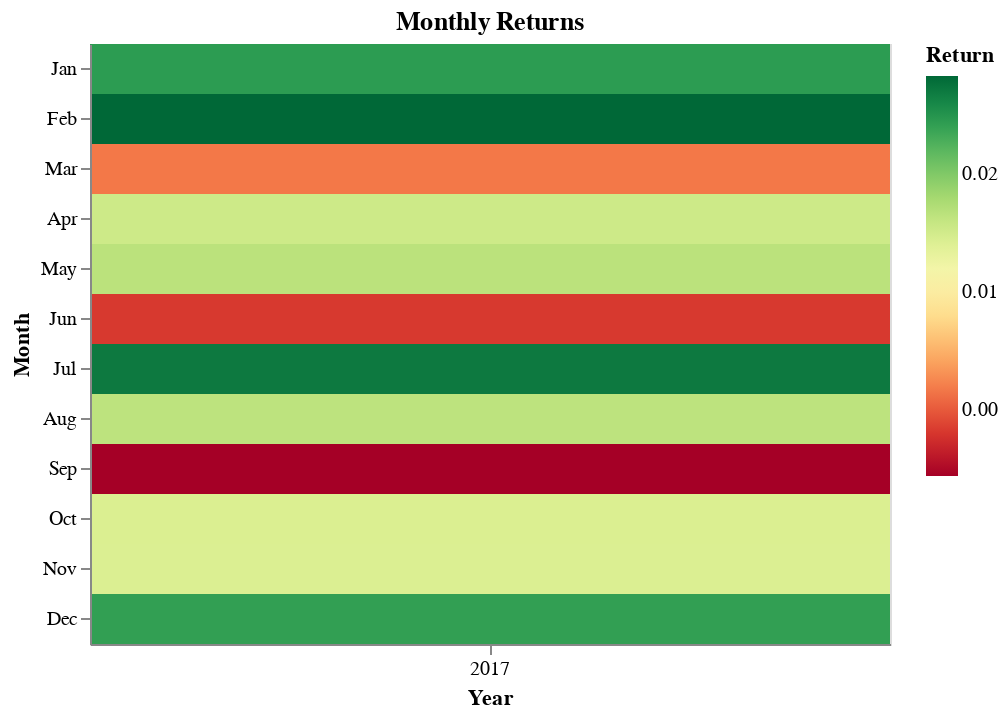

The code cell stored with this chart in its notebook:
### Code cell
monthly_returns_heatmap(bt.balance)

### Figure 1 — Vega-Lite specification as saved in the notebook (floating-point values rounded to 4 significant figures)
{"$schema": "https://vega.github.io/schema/vega-lite/v3.4.0.json", "config": {"mark": {"tooltip": null}, "view": {"height": 300, "width": 400}}, "data": {"name": "data-ad4216729b587766c9704ea989c85da6"}, "datasets": {"data-ad4216729b587766c9704ea989c85da6": [{"date": "2017-01-31T00:00:00", "total capital": 0.02443}, {"date": "2017-02-28T00:00:00", "total capital": 0.02834}, {"date": "2017-03-31T00:00:00", "total capital": 0.001734}, {"date": "2017-04-30T00:00:00", "total capital": 0.01543}, {"date": "2017-05-31T00:00:00", "total capital": 0.01663}, {"date": "2017-06-30T00:00:00", "total capital": -0.001798}, {"date": "2017-07-31T00:00:00", "total capital": 0.02708}, {"date": "2017-08-31T00:00:00", "total capital": 0.01647}, {"date": "2017-09-30T00:00:00", "total capital": -0.005587}, {"date": "2017-10-31T00:00:00", "total capital": 0.01441}, {"date": "2017-11-30T00:00:00", "total capital": 0.01434}, {"date": "2017-12-31T00:00:00", "total capital": 0.02412}]}, "encoding": {"color": {"aggregate": "mean", "field": "total capital", "scale": {"scheme": "redyellowgreen"}, "title": "Return", "type": "quantitative"}, "tooltip": {"aggregate": "mean", "field": "total capital", "format": ".2f", "type": "quantitative"}, "x": {"field": "date", "timeUnit": "year", "title": "Year", "type": "ordinal"}, "y": {"field": "date", "timeUnit": "month", "title": "Month", "type": "ordinal"}}, "mark": "rect", "title": "Monthly Returns"}
